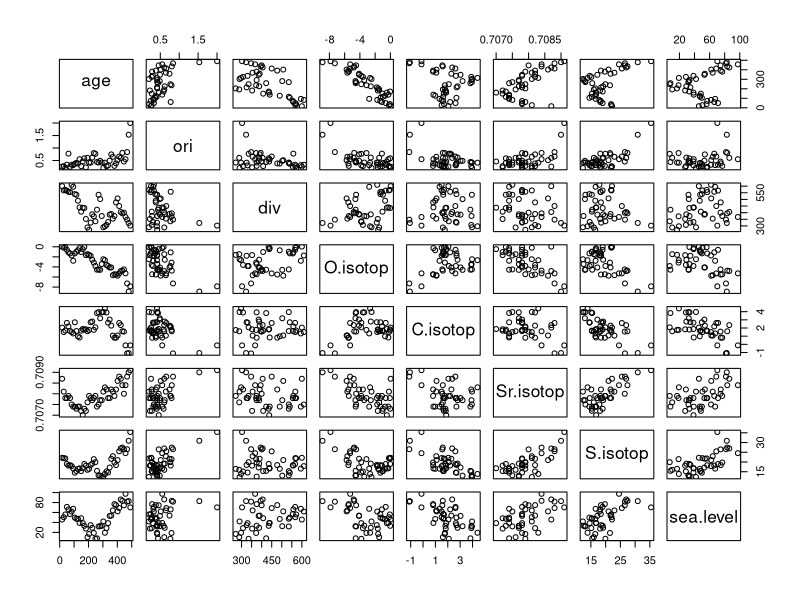
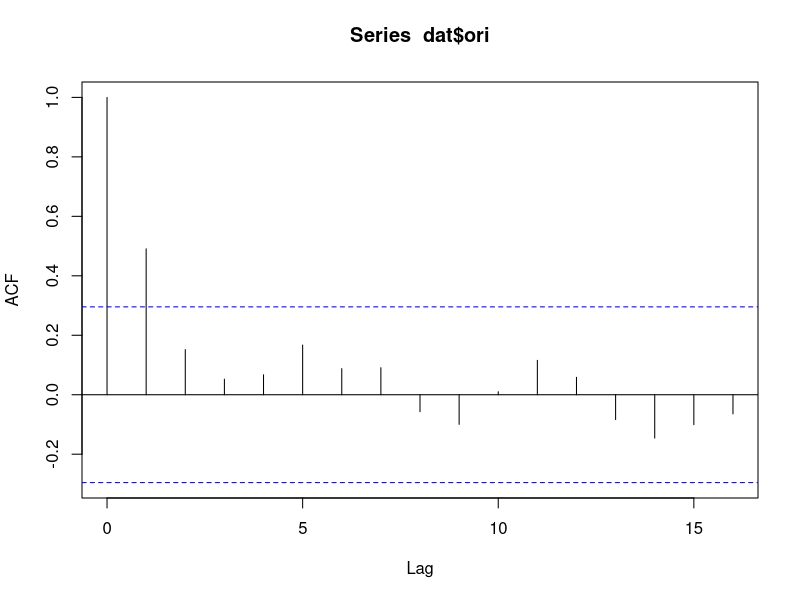
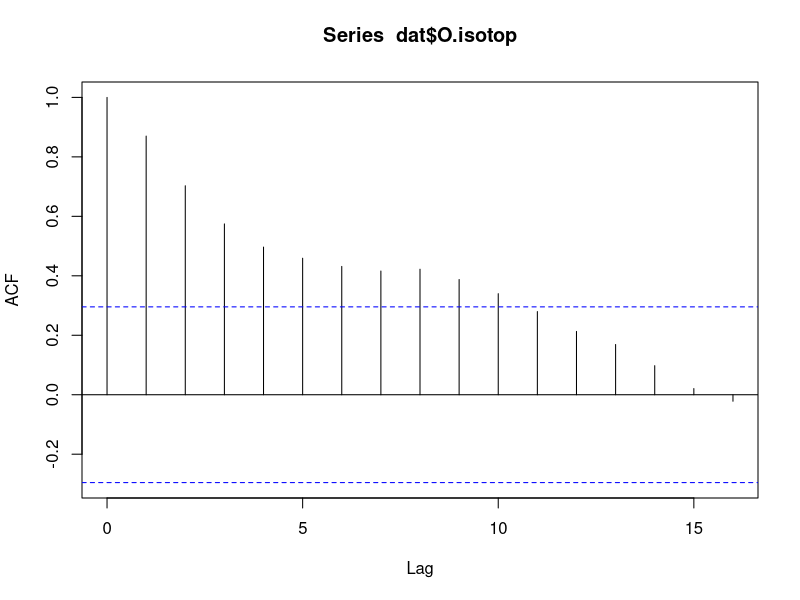
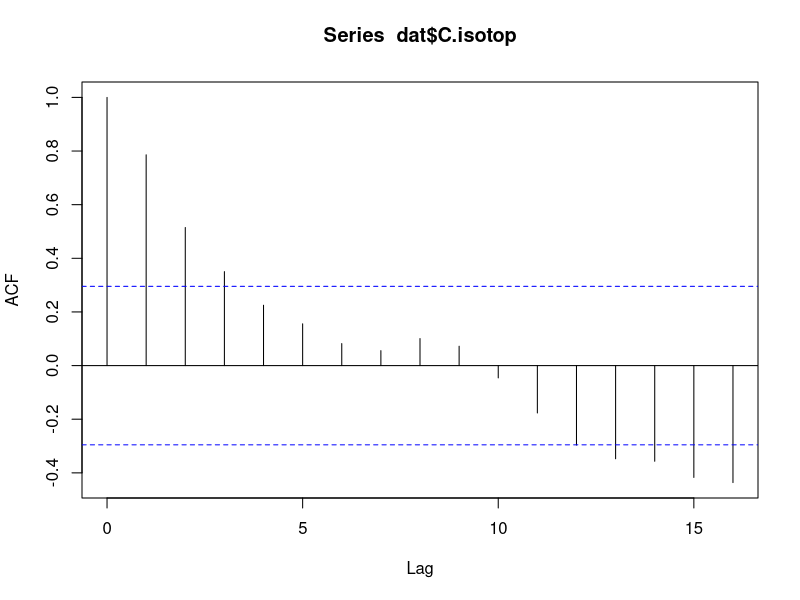
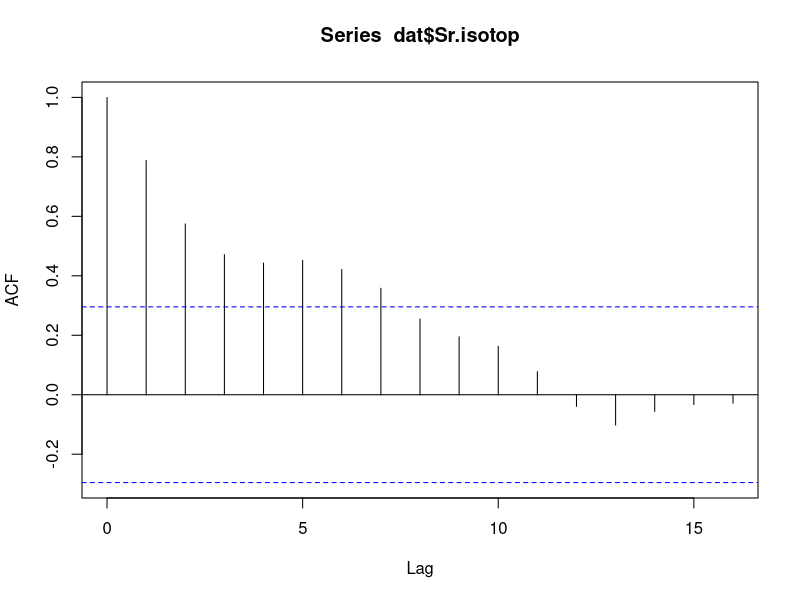
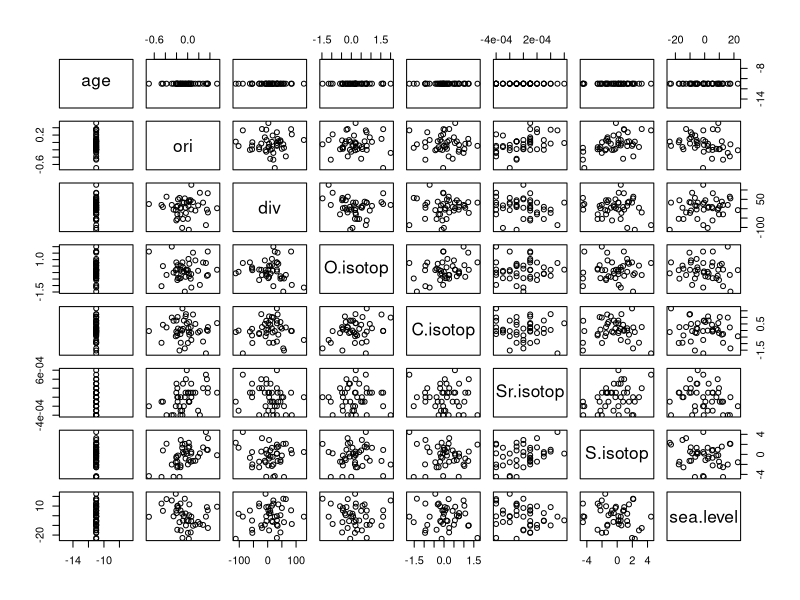
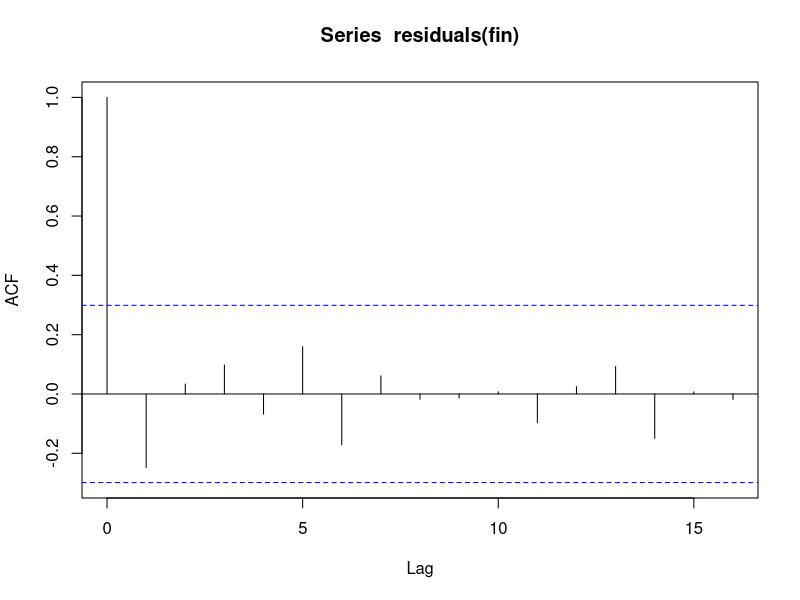
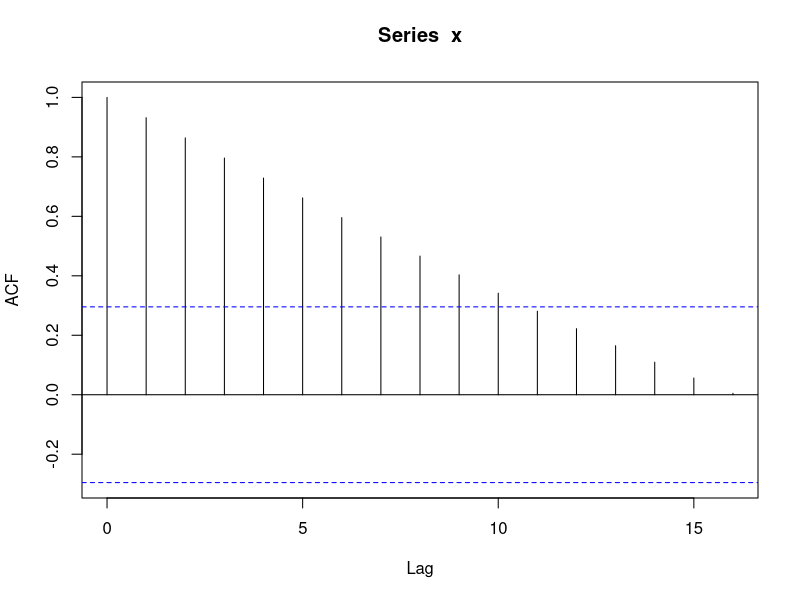

These charts were generated, in order, by the following R code:
# Master exercise
# Explore data of Cardenas and Harries (2010)

dat <- read.csv("Daten/div_earthsystem.csv", sep=";", header=T)
# Look at data
View(dat)

# Plot data
windows()
plot(dat)

acf(dat$ori)
acf(dat$O.isotop)
acf(dat$C.isotop)
acf(dat$Sr.isotop)

# First differences
d.dat <- as.data.frame(apply(dat, 2, diff))    
round(cor(d.dat), 2)

# Plots as is Cardenas and Harries (2010)
plot(d.dat) # check row 2

cor.test(d.dat$div, d.dat$Sr.isotop)    
cor.test(d.dat$ori, d.dat$Sr.isotop)
cor.test(d.dat$ori, d.dat$S.isotop)  

# Turn correlation into regression
mod <- lm(ori ~ Sr.isotop + S.isotop + O.isotop + C.isotop + sea.level, data=d.dat)
summary(mod)

fin <- step(mod)
summary(fin) 

acf(residuals(fin))


# Generalized differences

# Generalized differences as function
gdiff <- function(x) {
  ac <- acf(x)$acf[2]
  g.x <- numeric()
  for (i in 1:length(x)-1) g.x[i] <- x[i+1] - ac*x[i]
  return(g.x)
} 

g.dat <- as.data.frame(apply(dat, 2, gdiff)) 

round(cor(g.dat), 2)

cor.test(g.dat$div, g.dat$Sr.isotop)    
cor.test(g.dat$ori, g.dat$Sr.isotop)
cor.test(g.dat$ori, g.dat$S.isotop)  

# Turn correlation into regression
mod <- lm(ori ~ Sr.isotop + S.isotop + O.isotop + C.isotop + sea.level, data=g.dat)
summary(mod)

fin <- step(mod)
summary(fin) 

acf(residuals(fin))

# Try generalized least squares
library(nlme)
mod1 <- gls(ori ~ Sr.isotop, correlation=corARMA(p=1), data=dat)

acf(residuals(mod1))


# Additional ####

# How to write a function

myfirstfunction <- function(name){
  temp <- paste("My name is", name)
  
  return(temp)
}

myfirstfunction("Nuss")    

num <- c(9, 7, 5, 7, 4, 0, 9, 8, 6)    

meansdmax <- function(x){
  m <- mean(x)
  s <- sd(x)
  ma <- max(x)
  
  y <- c(m, s, ma)
  names(y) <- c("mean", "sd", "max")
  return(y)
}

meansdmax(num)  

